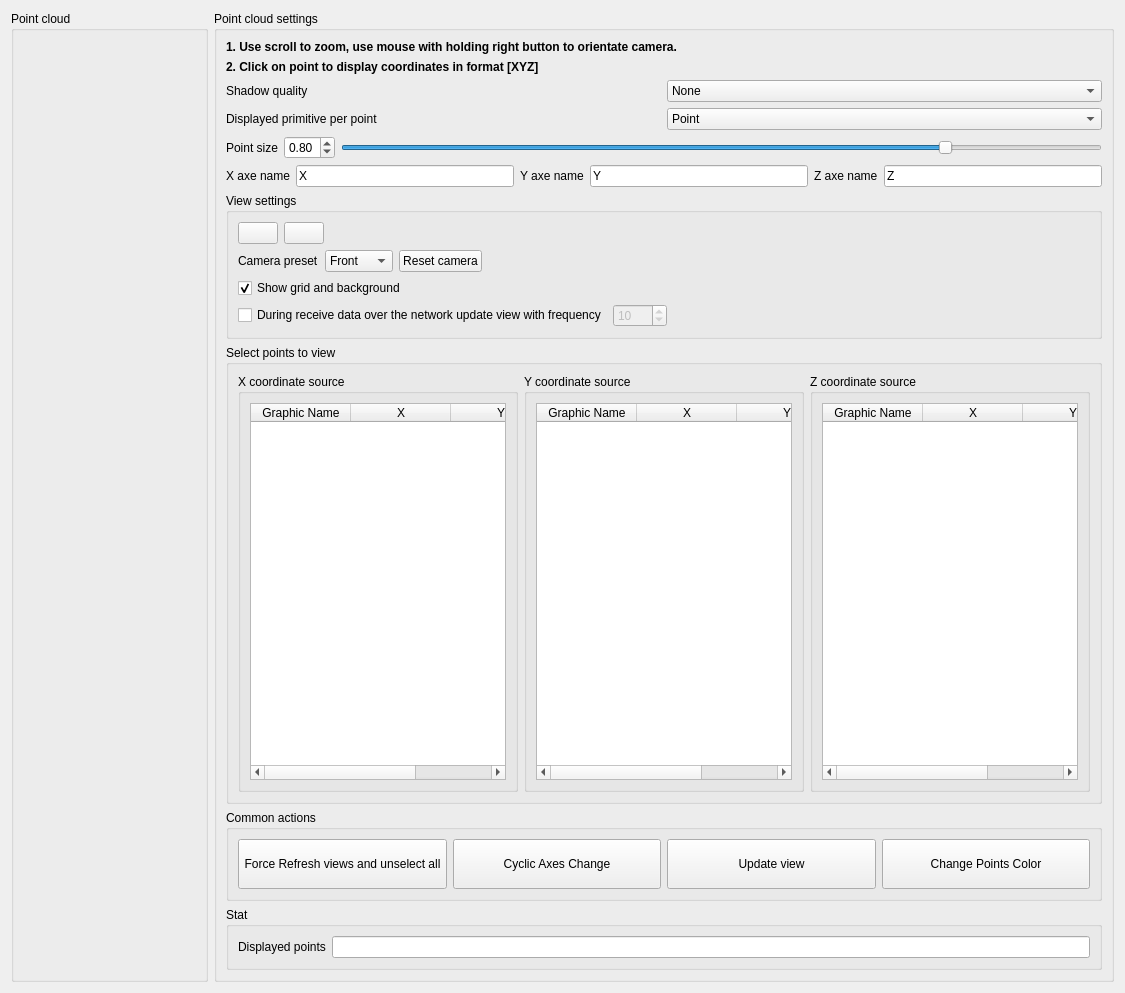
<?xml version="1.0" encoding="UTF-8"?>
<ui version="4.0">
 <class>plotter_scatter3d</class>
 <widget class="QWidget" name="plotter_scatter3d">
  <property name="geometry">
   <rect>
    <x>0</x>
    <y>0</y>
    <width>1125</width>
    <height>993</height>
   </rect>
  </property>
  <property name="windowTitle">
   <string>Form</string>
  </property>
  <layout class="QHBoxLayout" name="horizontalLayout">
   <item>
    <widget class="QGroupBox" name="gbxPoints">
     <property name="sizePolicy">
      <sizepolicy hsizetype="Expanding" vsizetype="Expanding">
       <horstretch>0</horstretch>
       <verstretch>0</verstretch>
      </sizepolicy>
     </property>
     <property name="title">
      <string>Point cloud</string>
     </property>
     <layout class="QVBoxLayout" name="verticalLayout_2">
      <item>
       <layout class="QVBoxLayout" name="loForPointClouds"/>
      </item>
     </layout>
    </widget>
   </item>
   <item>
    <widget class="QGroupBox" name="gbxPointCloudControls">
     <property name="sizePolicy">
      <sizepolicy hsizetype="Minimum" vsizetype="Minimum">
       <horstretch>0</horstretch>
       <verstretch>0</verstretch>
      </sizepolicy>
     </property>
     <property name="title">
      <string>Point cloud settings</string>
     </property>
     <layout class="QVBoxLayout" name="verticalLayout">
      <item>
       <widget class="QLabel" name="lblHint">
        <property name="text">
         <string>&lt;html&gt;&lt;head/&gt;&lt;body&gt;&lt;p&gt;&lt;span style=&quot; font-weight:600;&quot;&gt;1. Use scroll to zoom, use mouse with holding right button to orientate camera.&lt;/span&gt;&lt;/p&gt;&lt;/body&gt;&lt;/html&gt;</string>
        </property>
       </widget>
      </item>
      <item>
       <widget class="QLabel" name="blbFormatOfPoint">
        <property name="font">
         <font>
          <weight>75</weight>
          <bold>true</bold>
         </font>
        </property>
        <property name="text">
         <string>2. Click on point to display coordinates in format [XYZ]</string>
        </property>
       </widget>
      </item>
      <item>
       <layout class="QHBoxLayout" name="horizontalLayout_5">
        <item>
         <widget class="QLabel" name="lblShadowQuality">
          <property name="text">
           <string>Shadow quality</string>
          </property>
         </widget>
        </item>
        <item>
         <widget class="QComboBox" name="cbxShadowQuality">
          <item>
           <property name="text">
            <string>None</string>
           </property>
          </item>
          <item>
           <property name="text">
            <string>Low</string>
           </property>
          </item>
          <item>
           <property name="text">
            <string>Medium</string>
           </property>
          </item>
          <item>
           <property name="text">
            <string>High</string>
           </property>
          </item>
          <item>
           <property name="text">
            <string>Low Soft</string>
           </property>
          </item>
          <item>
           <property name="text">
            <string>Medium Soft</string>
           </property>
          </item>
          <item>
           <property name="text">
            <string>High Soft</string>
           </property>
          </item>
         </widget>
        </item>
       </layout>
      </item>
      <item>
       <layout class="QHBoxLayout" name="horizontalLayout_6">
        <item>
         <widget class="QLabel" name="lblPrimitives">
          <property name="text">
           <string>Displayed primitive per point</string>
          </property>
         </widget>
        </item>
        <item>
         <widget class="QComboBox" name="cbxPrimitives">
          <property name="currentIndex">
           <number>3</number>
          </property>
          <item>
           <property name="text">
            <string>Sphere</string>
           </property>
          </item>
          <item>
           <property name="text">
            <string>Cube</string>
           </property>
          </item>
          <item>
           <property name="text">
            <string>Minimal</string>
           </property>
          </item>
          <item>
           <property name="text">
            <string>Point</string>
           </property>
          </item>
         </widget>
        </item>
       </layout>
      </item>
      <item>
       <layout class="QHBoxLayout" name="horizontalLayout_7">
        <item>
         <widget class="QLabel" name="lblPointSize">
          <property name="text">
           <string>Point size</string>
          </property>
         </widget>
        </item>
        <item>
         <widget class="QDoubleSpinBox" name="spPointSize">
          <property name="minimum">
           <double>0.010000000000000</double>
          </property>
          <property name="maximum">
           <double>1.000000000000000</double>
          </property>
          <property name="singleStep">
           <double>0.050000000000000</double>
          </property>
          <property name="value">
           <double>0.800000000000000</double>
          </property>
         </widget>
        </item>
        <item>
         <widget class="QSlider" name="sliderPointSize">
          <property name="maximum">
           <number>100</number>
          </property>
          <property name="value">
           <number>80</number>
          </property>
          <property name="orientation">
           <enum>Qt::Horizontal</enum>
          </property>
          <property name="tickInterval">
           <number>0</number>
          </property>
         </widget>
        </item>
       </layout>
      </item>
      <item>
       <layout class="QHBoxLayout" name="horizontalLayout_2">
        <item>
         <widget class="QLabel" name="lblAxeNameX">
          <property name="text">
           <string>X axe name</string>
          </property>
         </widget>
        </item>
        <item>
         <widget class="QLineEdit" name="edtXaxeName">
          <property name="text">
           <string>X</string>
          </property>
         </widget>
        </item>
        <item>
         <widget class="QLabel" name="lblAxeNameY">
          <property name="text">
           <string>Y axe name</string>
          </property>
         </widget>
        </item>
        <item>
         <widget class="QLineEdit" name="edtYaxeName">
          <property name="text">
           <string>Y</string>
          </property>
         </widget>
        </item>
        <item>
         <widget class="QLabel" name="lblAxeNameZ">
          <property name="text">
           <string>Z axe name</string>
          </property>
         </widget>
        </item>
        <item>
         <widget class="QLineEdit" name="edtZaxeName">
          <property name="text">
           <string>Z</string>
          </property>
         </widget>
        </item>
       </layout>
      </item>
      <item>
       <layout class="QHBoxLayout" name="horizontalLayout_8">
        <item>
         <widget class="QGroupBox" name="gbxViewSettings">
          <property name="minimumSize">
           <size>
            <width>0</width>
            <height>0</height>
           </size>
          </property>
          <property name="title">
           <string>View settings</string>
          </property>
          <layout class="QVBoxLayout" name="verticalLayout_3">
           <item>
            <layout class="QHBoxLayout" name="horizontalLayout_9">
             <item>
              <widget class="QPushButton" name="zoomIn">
               <property name="text">
                <string/>
               </property>
               <property name="icon">
                <iconset resource="plotter_resource.qrc">
                 <normaloff>:/icons/resources/plus_blue.png</normaloff>:/icons/resources/plus_blue.png</iconset>
               </property>
              </widget>
             </item>
             <item>
              <widget class="QPushButton" name="zoomOut">
               <property name="sizePolicy">
                <sizepolicy hsizetype="Minimum" vsizetype="Minimum">
                 <horstretch>0</horstretch>
                 <verstretch>0</verstretch>
                </sizepolicy>
               </property>
               <property name="text">
                <string/>
               </property>
               <property name="icon">
                <iconset resource="plotter_resource.qrc">
                 <normaloff>:/icons/resources/minus_blue.png</normaloff>:/icons/resources/minus_blue.png</iconset>
               </property>
              </widget>
             </item>
             <item>
              <spacer name="horizontalSpacer">
               <property name="orientation">
                <enum>Qt::Horizontal</enum>
               </property>
               <property name="sizeHint" stdset="0">
                <size>
                 <width>40</width>
                 <height>20</height>
                </size>
               </property>
              </spacer>
             </item>
            </layout>
           </item>
           <item>
            <layout class="QHBoxLayout" name="horizontalLayout_10">
             <item>
              <widget class="QLabel" name="lblCamPreset">
               <property name="text">
                <string>Camera preset</string>
               </property>
              </widget>
             </item>
             <item>
              <widget class="QComboBox" name="cbxCameraPreset">
               <item>
                <property name="text">
                 <string>Front</string>
                </property>
               </item>
               <item>
                <property name="text">
                 <string>Left</string>
                </property>
               </item>
               <item>
                <property name="text">
                 <string>Right</string>
                </property>
               </item>
               <item>
                <property name="text">
                 <string>Behind</string>
                </property>
               </item>
              </widget>
             </item>
             <item>
              <widget class="QPushButton" name="btnCameraRest">
               <property name="text">
                <string>Reset camera</string>
               </property>
              </widget>
             </item>
             <item>
              <spacer name="horizontalSpacer_2">
               <property name="orientation">
                <enum>Qt::Horizontal</enum>
               </property>
               <property name="sizeHint" stdset="0">
                <size>
                 <width>40</width>
                 <height>20</height>
                </size>
               </property>
              </spacer>
             </item>
            </layout>
           </item>
           <item>
            <widget class="QCheckBox" name="cbxShowGridAndBackGround">
             <property name="text">
              <string>Show grid and background</string>
             </property>
             <property name="checked">
              <bool>true</bool>
             </property>
            </widget>
           </item>
           <item>
            <layout class="QHBoxLayout" name="horizontalLayout_12">
             <item>
              <widget class="QCheckBox" name="cbxUpdateViewForPointCloud">
               <property name="text">
                <string>During receive data over the network update view with frequency</string>
               </property>
              </widget>
             </item>
             <item>
              <widget class="QSpinBox" name="spbChangeUpdateRate">
               <property name="enabled">
                <bool>false</bool>
               </property>
               <property name="maximum">
                <number>1000</number>
               </property>
               <property name="value">
                <number>10</number>
               </property>
              </widget>
             </item>
             <item>
              <spacer name="horizontalSpacer_5">
               <property name="orientation">
                <enum>Qt::Horizontal</enum>
               </property>
               <property name="sizeHint" stdset="0">
                <size>
                 <width>40</width>
                 <height>20</height>
                </size>
               </property>
              </spacer>
             </item>
            </layout>
           </item>
          </layout>
         </widget>
        </item>
       </layout>
      </item>
      <item>
       <widget class="QGroupBox" name="gbxView">
        <property name="sizePolicy">
         <sizepolicy hsizetype="Minimum" vsizetype="Minimum">
          <horstretch>0</horstretch>
          <verstretch>0</verstretch>
         </sizepolicy>
        </property>
        <property name="minimumSize">
         <size>
          <width>0</width>
          <height>0</height>
         </size>
        </property>
        <property name="title">
         <string>Select points to view</string>
        </property>
        <layout class="QHBoxLayout" name="horizontalLayout_11">
         <item>
          <widget class="QGroupBox" name="gbxXselect">
           <property name="title">
            <string>X coordinate source</string>
           </property>
           <layout class="QVBoxLayout" name="verticalLayout_4">
            <item>
             <widget class="QTableWidget" name="tblXview">
              <property name="selectionMode">
               <enum>QAbstractItemView::SingleSelection</enum>
              </property>
              <attribute name="horizontalHeaderStretchLastSection">
               <bool>true</bool>
              </attribute>
              <attribute name="verticalHeaderStretchLastSection">
               <bool>true</bool>
              </attribute>
              <column>
               <property name="text">
                <string>Graphic Name</string>
               </property>
              </column>
              <column>
               <property name="text">
                <string>X</string>
               </property>
              </column>
              <column>
               <property name="text">
                <string>Y</string>
               </property>
              </column>
             </widget>
            </item>
           </layout>
          </widget>
         </item>
         <item>
          <widget class="QGroupBox" name="gbxYselect">
           <property name="title">
            <string>Y coordinate source</string>
           </property>
           <layout class="QVBoxLayout" name="verticalLayout_5">
            <item>
             <widget class="QTableWidget" name="tblYview">
              <property name="selectionMode">
               <enum>QAbstractItemView::SingleSelection</enum>
              </property>
              <attribute name="horizontalHeaderStretchLastSection">
               <bool>true</bool>
              </attribute>
              <attribute name="verticalHeaderStretchLastSection">
               <bool>true</bool>
              </attribute>
              <column>
               <property name="text">
                <string>Graphic Name</string>
               </property>
              </column>
              <column>
               <property name="text">
                <string>X</string>
               </property>
              </column>
              <column>
               <property name="text">
                <string>Y</string>
               </property>
              </column>
             </widget>
            </item>
           </layout>
          </widget>
         </item>
         <item>
          <widget class="QGroupBox" name="gbxZselect">
           <property name="title">
            <string>Z coordinate source</string>
           </property>
           <layout class="QVBoxLayout" name="verticalLayout_6">
            <item>
             <widget class="QTableWidget" name="tblZview">
              <property name="selectionMode">
               <enum>QAbstractItemView::SingleSelection</enum>
              </property>
              <attribute name="horizontalHeaderStretchLastSection">
               <bool>true</bool>
              </attribute>
              <attribute name="verticalHeaderStretchLastSection">
               <bool>true</bool>
              </attribute>
              <column>
               <property name="text">
                <string>Graphic Name</string>
               </property>
              </column>
              <column>
               <property name="text">
                <string>X</string>
               </property>
              </column>
              <column>
               <property name="text">
                <string>Y</string>
               </property>
              </column>
             </widget>
            </item>
           </layout>
          </widget>
         </item>
        </layout>
       </widget>
      </item>
      <item>
       <widget class="QGroupBox" name="gbxPointActions">
        <property name="sizePolicy">
         <sizepolicy hsizetype="Minimum" vsizetype="Minimum">
          <horstretch>0</horstretch>
          <verstretch>0</verstretch>
         </sizepolicy>
        </property>
        <property name="minimumSize">
         <size>
          <width>0</width>
          <height>0</height>
         </size>
        </property>
        <property name="maximumSize">
         <size>
          <width>16777215</width>
          <height>174</height>
         </size>
        </property>
        <property name="title">
         <string>Common actions</string>
        </property>
        <layout class="QHBoxLayout" name="horizontalLayout_3">
         <item>
          <widget class="QPushButton" name="btnRefreshViews">
           <property name="minimumSize">
            <size>
             <width>0</width>
             <height>50</height>
            </size>
           </property>
           <property name="maximumSize">
            <size>
             <width>16777215</width>
             <height>50</height>
            </size>
           </property>
           <property name="text">
            <string>Force Refresh views and unselect all</string>
           </property>
           <property name="icon">
            <iconset resource="plotter_resource.qrc">
             <normaloff>:/icons/resources/refresh.png</normaloff>:/icons/resources/refresh.png</iconset>
           </property>
          </widget>
         </item>
         <item>
          <widget class="QPushButton" name="btnCyclicAxisChange">
           <property name="minimumSize">
            <size>
             <width>50</width>
             <height>50</height>
            </size>
           </property>
           <property name="maximumSize">
            <size>
             <width>16777215</width>
             <height>50</height>
            </size>
           </property>
           <property name="text">
            <string>Cyclic Axes Change</string>
           </property>
          </widget>
         </item>
         <item>
          <widget class="QPushButton" name="btnUpdateView">
           <property name="minimumSize">
            <size>
             <width>0</width>
             <height>50</height>
            </size>
           </property>
           <property name="maximumSize">
            <size>
             <width>16777215</width>
             <height>50</height>
            </size>
           </property>
           <property name="text">
            <string>Update view</string>
           </property>
          </widget>
         </item>
         <item>
          <widget class="QPushButton" name="btnPointColor">
           <property name="minimumSize">
            <size>
             <width>0</width>
             <height>50</height>
            </size>
           </property>
           <property name="maximumSize">
            <size>
             <width>16777215</width>
             <height>50</height>
            </size>
           </property>
           <property name="text">
            <string>Change Points Color</string>
           </property>
          </widget>
         </item>
        </layout>
       </widget>
      </item>
      <item>
       <widget class="QGroupBox" name="gbxStats">
        <property name="sizePolicy">
         <sizepolicy hsizetype="Minimum" vsizetype="Minimum">
          <horstretch>0</horstretch>
          <verstretch>0</verstretch>
         </sizepolicy>
        </property>
        <property name="minimumSize">
         <size>
          <width>0</width>
          <height>0</height>
         </size>
        </property>
        <property name="title">
         <string>Stat</string>
        </property>
        <layout class="QFormLayout" name="formLayout">
         <item row="0" column="0">
          <widget class="QLabel" name="lblDisplayedPoints">
           <property name="text">
            <string>Displayed points</string>
           </property>
          </widget>
         </item>
         <item row="0" column="1">
          <widget class="QLineEdit" name="edtDisplayedPoints">
           <property name="readOnly">
            <bool>true</bool>
           </property>
          </widget>
         </item>
        </layout>
       </widget>
      </item>
     </layout>
    </widget>
   </item>
  </layout>
 </widget>
 <resources>
  <include location="plotter_resource.qrc"/>
 </resources>
 <connections/>
</ui>
